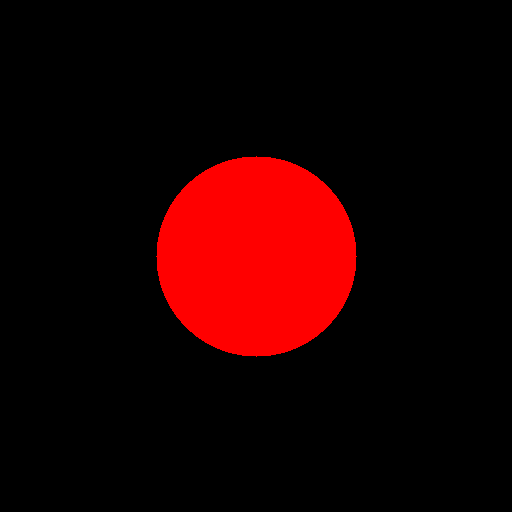
#> input picture samples/before.png, 512 x 512 px
$ python test_extensions.py
#> lines starting #> are read from the running program, lines starting #| are printed output that depends on the picture; after the words box and inside, x2 and y2 are one past the last pixel; in counts of white or black regions, pixels touching at a corner belong together
### image_diff/io.py
"""
image_diff/io.py
画像の読み込み・ペア検証ユーティリティ。

Note:
    - OpenCV は BGR 順で画像を扱う。
    - アルファチャンネルを保持するには cv2.IMREAD_UNCHANGED が必須。
    - 演算前に dtype=uint8 の溢れに注意すること（差分計算は int16/float32 推奨）。

実行: プロジェクトルート (image-diff-poc/) からスクリプト・モジュールを呼び出すこと。
      仮想環境内でカレントディレクトリを見失ったら "cd /path/to/image-diff-poc" で戻れ。
"""

from __future__ import annotations

import os
from typing import Tuple

import cv2
import numpy as np


def load_bgra(path: str) -> np.ndarray:
    """画像を BGRA (4チャンネル, dtype=uint8) で読み込む。

    アルファチャンネルを持たない画像（BGR 3ch 等）の場合は
    alpha=255（完全不透明）のチャンネルを自動付与して返す。

    Args:
        path: 読み込む画像ファイルのパス。

    Returns:
        shape=(H, W, 4), dtype=uint8 の NumPy 配列（チャンネル順: B, G, R, A）。

    Raises:
        FileNotFoundError: ファイルが存在しない場合。
        ValueError: ファイルは存在するが OpenCV が画像として読み込めない場合、
                    または dtype が uint8 でない予期せぬ形式の場合。
    """
#> called with path = 'samples/before.png'
    if not os.path.exists(path):
        raise FileNotFoundError(f"画像ファイルが見つかりません: {path!r}")

    # IMREAD_UNCHANGED: alpha チャンネルをそのまま保持して読み込む。
    # これを省略すると PNG の透明度が失われ 3ch BGR になる（ハマりポイント）。
    img = cv2.imread(path, cv2.IMREAD_UNCHANGED)
#> img is the input picture: shape (512, 512, 4); mean B, G, R, A 0, 0, 30.6, 30.6

    if img is None:
        raise ValueError(
            f"OpenCV が画像を読み込めませんでした（破損 or 非対応フォーマット）: {path!r}"
        )

    # dtype チェック: uint8 以外（例: 16bit PNG）は明示的に拒否
    if img.dtype != np.uint8:
        raise ValueError(
            f"対応外の dtype={img.dtype} です（uint8 のみサポート）: {path!r}"
        )

    # チャンネル数を正規化して BGRA にそろえる
    if img.ndim == 2:
        # グレースケール → BGR に変換してから alpha 付与
        img = cv2.cvtColor(img, cv2.COLOR_GRAY2BGR)

    ch = img.shape[2]
#> call 2 of load_bgra, with path = 'samples/after.png'
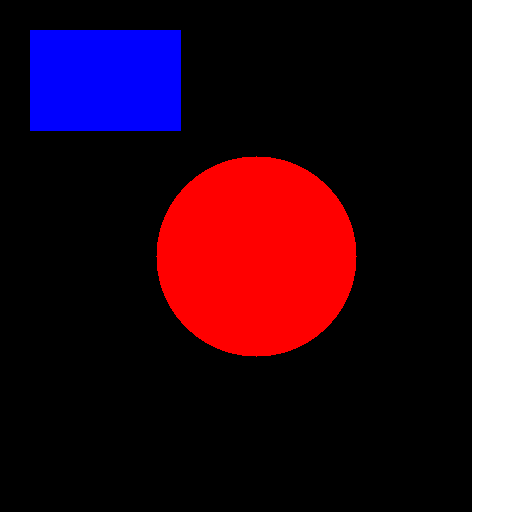
#> input picture samples/after.png, 512 x 512 px
#> in load_bgra, img is the input picture: shape (512, 512, 4); mean B, G, R, A 34.8, 19.9, 50.5, 65.3

    if ch == 3:
        # BGR → BGRA: alpha=255（完全不透明）を付与
        alpha = np.full((img.shape[0], img.shape[1], 1), 255, dtype=np.uint8)
        img = np.concatenate([img, alpha], axis=2)
    elif ch == 4:
        # 既に BGRA: そのまま返す
        pass
    else:
        raise ValueError(
            f"非対応のチャンネル数 ch={ch} です（1/3/4ch のみ対応）: {path!r}"
        )

    return img


def validate_pair(before_path: str, after_path: str) -> Tuple[np.ndarray, np.ndarray]:
    """before / after 画像ペアを読み込み、サイズ一致を検証する。

    両画像を :func:`load_bgra` で読み込んだ後、
    (height, width) が完全一致することを確認する。

    Args:
        before_path: 加工前画像のパス。
        after_path:  加工後画像のパス。

    Returns:
        (before_bgra, after_bgra): いずれも shape=(H, W, 4), dtype=uint8。

    Raises:
        FileNotFoundError: どちらかのファイルが存在しない場合。
        ValueError: 読み込み失敗、または両画像のサイズが一致しない場合。
    """
#> called with before_path = 'samples/before.png', after_path = 'samples/after.png'
    before = load_bgra(before_path)
    after = load_bgra(after_path)

    b_h, b_w = before.shape[:2]
    a_h, a_w = after.shape[:2]

    if (b_h, b_w) != (a_h, a_w):
        raise ValueError(
            f"画像サイズが一致しません。"
            f"before=({b_h}x{b_w}) vs after=({a_h}x{a_w})\n"
            f"  before: {before_path!r}\n"
            f"  after:  {after_path!r}"
        )

    return before, after

### image_diff/diff.py
"""
image_diff/diff.py
GaussianBlur + absdiff + SSIM ベースの差分抽出モジュール。

Note:
    - headless 専用（imshow 禁止）。出力は numpy 配列 + スコアのみ。
    - 透明領域（alpha=0）はマスクで差分から除外する。
    - SSIM が ssim_min 未満の場合でも差分計算は継続するが、
      「大きな構造変化あり」として WARNING を出す。

実行: プロジェクトルート (image-diff-poc/) から呼び出すこと。
"""

from __future__ import annotations

from dataclasses import dataclass
from typing import Tuple

import cv2
import numpy as np
from skimage.metrics import structural_similarity as ssim

from image_diff.io import load_bgra, validate_pair


@dataclass
class DiffResult:
    """extract_diff の返り値をまとめたデータクラス。

    Attributes:
        diff_mask:   差分ピクセルを示す 2値マスク (H, W, dtype=uint8)。
                     差分あり=255、差分なし / 透明領域=0。
        diff_score:  diff_mask 内の「差分ピクセル率」（0.0〜1.0）。
                     有効ピクセル（alpha>0）に占める白ピクセルの割合。
        ssim_score:  SSIM スコア（-1.0〜1.0）。1.0 が完全一致。
    """
    diff_mask: np.ndarray
    diff_score: float
    ssim_score: float


class DiffExtractor:
    """加工前後画像の差分を抽出するクラス。

    前処理として GaussianBlur を適用し、ノイズを除去してから
    absdiff + threshold で差分マスクを生成する。
    SSIM スコアが ssim_min を下回った場合は WARNING を出力する。

    Args:
        thresh:    二値化しきい値（0〜255、デフォルト=10）。
                   値が小さいほど微細な差分も拾う。
        blur_ksize: GaussianBlur のカーネルサイズ（奇数、デフォルト=5）。
                    大きいほど細かいノイズが消える。
        ssim_min:  SSIM がこの値未満のとき「大きな構造変化」と判定し
                   WARNING を出力する（デフォルト=0.98）。
    """

    def __init__(
        self,
        thresh: int = 10,
        blur_ksize: int = 5,
        ssim_min: float = 0.98,
    ) -> None:
        if blur_ksize % 2 == 0:
            raise ValueError(f"blur_ksize は奇数でなければなりません: {blur_ksize}")
        self.thresh = thresh
        self.blur_ksize = blur_ksize
        self.ssim_min = ssim_min

    # ------------------------------------------------------------------
    # 公開 API
    # ------------------------------------------------------------------

    def extract_diff(
        self,
        before_path: str,
        after_path: str,
    ) -> DiffResult:
        """差分マスク・差分スコア・SSIM スコアを返す。

        処理フロー:
            1. load_bgra + validate_pair でペアを読み込む。
            2. RGB チャンネルに GaussianBlur を適用（ノイズ除去）。
            3. SSIM スコアを計算し、ssim_min 未満なら WARNING。
            4. absdiff → GRAY → threshold で diff_mask 生成。
            5. 透明領域（alpha=0）を diff_mask から除外。
            6. 有効ピクセルに占める差分ピクセル率を diff_score として算出。

        Args:
            before_path: 加工前画像のパス。
            after_path:  加工後画像のパス。

        Returns:
            DiffResult(diff_mask, diff_score, ssim_score)。

        Raises:
            FileNotFoundError: いずれかの画像が存在しない場合。
            ValueError: 読み込み失敗またはサイズ不一致の場合。
        """
        # --- Step 1: 読み込み & ペア検証 ---
        before, after = validate_pair(before_path, after_path)

        # --- Step 2: GaussianBlur（RGB のみ、alpha は維持）---
        # alpha チャンネルをノイズ除去の対象から外す
        before_blurred = self._apply_blur(before)
        after_blurred = self._apply_blur(after)

        # --- Step 3: SSIM 計算（グレースケール変換後）---
        ssim_score = self._calc_ssim(before_blurred, after_blurred)
#> in _calc_ssim, `b_gray = cv2.cvtColor(before[:, :, :3], cv2.COLOR_BGR2GRAY)`:
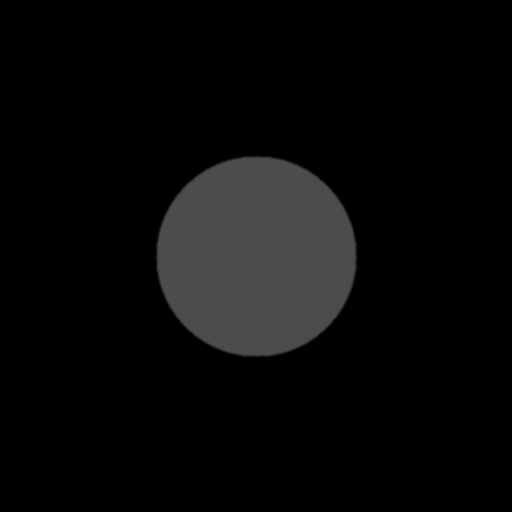
#> b_gray: shape (512, 512); min 0, max 76, mean 9.1
#> in _calc_ssim, `a_gray = cv2.cvtColor(after[:, :, :3], cv2.COLOR_BGR2GRAY)`:
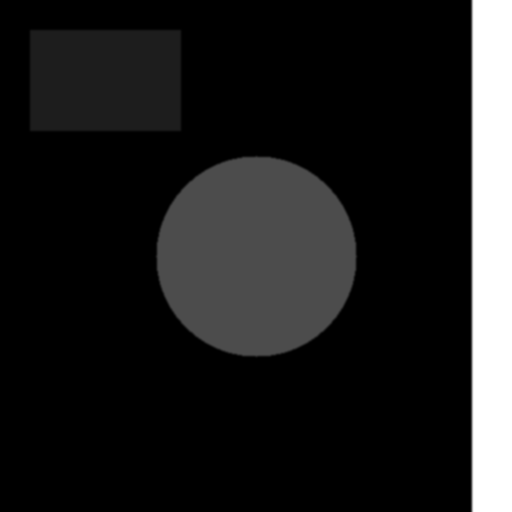
#> a_gray: shape (512, 512); min 0, max 255, mean 30.7
#> in _calc_ssim, `score, _ = ssim(b_gray, a_gray, full=True)`: score = 0.852
#> ssim_score = 0.852
        if ssim_score < self.ssim_min:
            print(
                f"[WARNING] SSIM={ssim_score:.4f} < ssim_min={self.ssim_min:.4f}. "
                "大きな構造変化が検出されました。diff_score は参考値として扱ってください。"
            )
#| [WARNING] SSIM=0.8522 < ssim_min=0.9800. 大きな構造変化が検出されました。diff_score は参考値として扱ってください。

        # --- Step 4: absdiff → GRAY → 二値化で diff_mask 生成 ---
        # uint8 のまま absdiff する（OpenCV が飽和演算で安全に処理する）
        abs_diff = cv2.absdiff(before_blurred[:, :, :3], after_blurred[:, :, :3])
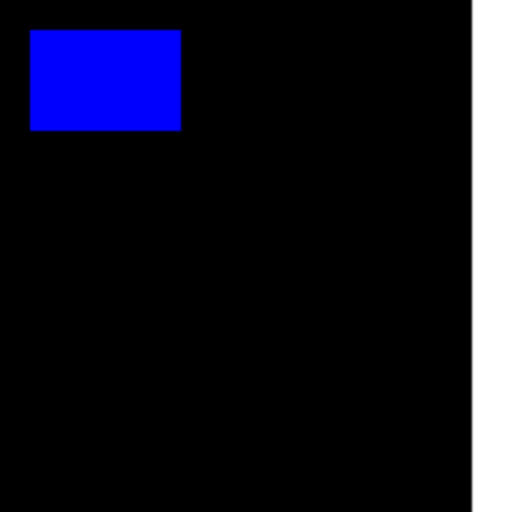
#> abs_diff: shape (512, 512, 3); mean B, G, R 34.8, 19.9, 19.9
        gray_diff = cv2.cvtColor(abs_diff, cv2.COLOR_BGR2GRAY)
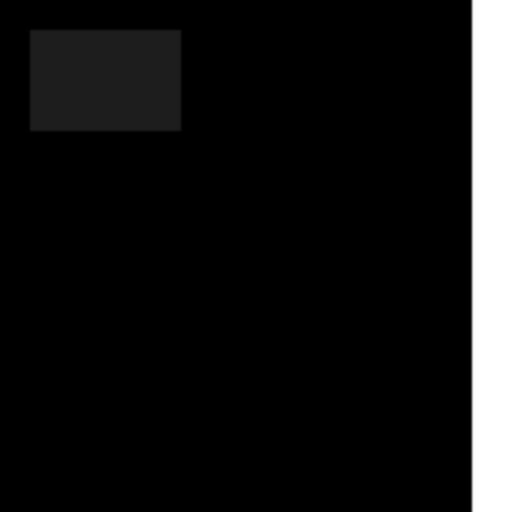
#> gray_diff: shape (512, 512); min 0, max 255, mean 21.6
        _, diff_mask = cv2.threshold(
            gray_diff, self.thresh, 255, cv2.THRESH_BINARY
        )
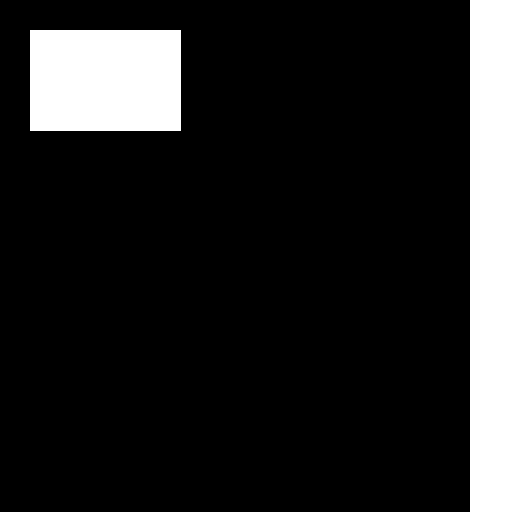
#> diff_mask: shape (512, 512); 14% white; 2 white regions, box (x1, y1, x2, y2) and area: (470, 0, 512, 512) 21504, (30, 30, 181, 131) 15251

        # --- Step 5: 透明領域を除外（両画像のどちらかが alpha=0 ならマスク）---
        # before と after の alpha の論理積: 両方で不透明 (alpha>0) な領域のみ有効
        alpha_valid = self._get_valid_mask(before, after)
        diff_mask = cv2.bitwise_and(diff_mask, alpha_valid)

        # --- Step 6: diff_score 計算（有効ピクセル数に対する差分ピクセル率）---
        diff_score = self._calc_diff_score(diff_mask, alpha_valid)

        return DiffResult(
            diff_mask=diff_mask,
            diff_score=diff_score,
            ssim_score=ssim_score,
        )

    # ------------------------------------------------------------------
    # 内部ヘルパー
    # ------------------------------------------------------------------

    def _apply_blur(self, img: np.ndarray) -> np.ndarray:
        """RGB チャンネルだけに GaussianBlur を適用して BGRA を返す。"""
        blurred = img.copy()
        blurred[:, :, :3] = cv2.GaussianBlur(
            img[:, :, :3],
            (self.blur_ksize, self.blur_ksize),
            0,
        )
        return blurred

    @staticmethod
    def _calc_ssim(before: np.ndarray, after: np.ndarray) -> float:
        """BGRA 画像をグレースケールに変換して SSIM スコアを返す。

        Note:
            SSIM は RGB 情報のみで評価する（alpha は除外）。
            skimage.metrics.structural_similarity を使用。
        """
        b_gray = cv2.cvtColor(before[:, :, :3], cv2.COLOR_BGR2GRAY)
        a_gray = cv2.cvtColor(after[:, :, :3], cv2.COLOR_BGR2GRAY)
        score, _ = ssim(b_gray, a_gray, full=True)
        return float(score)

    @staticmethod
    def _get_valid_mask(before: np.ndarray, after: np.ndarray) -> np.ndarray:
        """どちらか一方でも alpha > 0 な領域を示す 8bit マスクを返す。

        論理 OR を使う理由:
            before で透明（alpha=0）だが after で不透明（白塗りなど）に変化した
            領域も「差分あり」として検出したいため。AND では両方が不透明な交差領域
            だけを対象にしてしまい、透明→不透明の変化を見逃す。

        例: after.png の右端見切れ（白塗り, alpha=255）は before では透明（alpha=0）。
            AND だとこの領域は有効範囲外になり、差分が全消滅する。
        """
        alpha_before = (before[:, :, 3] > 0).astype(np.uint8) * 255
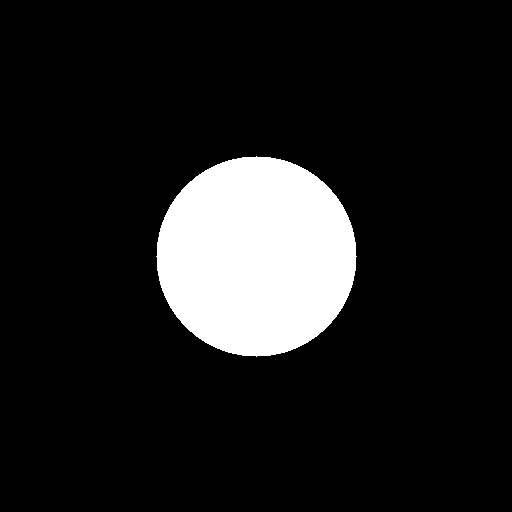
#> alpha_before: shape (512, 512); 12% white; 1 white region, box (x1, y1, x2, y2) and area: (156, 156, 357, 357) 31417
        alpha_after  = (after[:, :, 3]  > 0).astype(np.uint8) * 255
#> alpha_after: shape (512, 512); 25.6% white; 3 white regions, box (x1, y1, x2, y2) and area: (156, 156, 357, 357) 31417, (472, 0, 512, 512) 20480, (30, 30, 181, 131) 15251
        return cv2.bitwise_or(alpha_before, alpha_after)

    @staticmethod
    def _calc_diff_score(
        diff_mask: np.ndarray,
        alpha_valid: np.ndarray,
    ) -> float:
        """有効ピクセルに占める差分ピクセルの割合を返す。

        Args:
            diff_mask:   二値マスク（差分あり=255）。
            alpha_valid: 有効ピクセルマスク（不透明=255）。

        Returns:
            0.0〜1.0 の差分率。有効ピクセルが 0 の場合は 0.0 を返す。
        """
        valid_count = int(np.count_nonzero(alpha_valid))
        if valid_count == 0:
            return 0.0
        diff_count = int(np.count_nonzero(diff_mask))
        return diff_count / valid_count


# ======================================================================
# 拡張チェック機能
# ======================================================================

@dataclass
class AlphaCheckResult:
    """alpha_check の返り値。

    Attributes:
        destroyed_mask:  透明→不透明に変化したピクセルの 2値マスク (H, W, uint8)。
        destroyed_count: 変化ピクセル数。
        blob_count:      connectedComponents で検出した塊（連結成分）の数。
        blobs:           各塊の情報リスト。各要素は dict(label, area, bbox)。
                         bbox は (x, y, w, h)。
        ratio:           有効ピクセル（before の不透明領域）に対する変化率（0.0〜1.0）。
    """
    destroyed_mask:  np.ndarray
    destroyed_count: int
    blob_count:      int
    blobs:           list
    ratio:           float


@dataclass
class ClippingCheckResult:
    """clipping_check の返り値。

    Attributes:
        edge_mask:         画像端に接触している差分ピクセルの 2値マスク。
        edge_touch_ratio:  差分ピクセルのうち端に接触している割合（0.0〜1.0）。
        has_linear_edge:   approxPolyDP で直線的な輪郭が検出されたか。
        clipping_score:    端接触率 × 直線判定フラグ（0.0 or edge_touch_ratio）。
                           1 に近いほど見切れの可能性が高い。
        detail:            診断テキスト。
    """
    edge_mask:        np.ndarray
    edge_touch_ratio: float
    has_linear_edge:  bool
    clipping_score:   float
    detail:           str


def alpha_check(
    before: np.ndarray,
    after:  np.ndarray,
    min_blob_area: int = 9,
) -> AlphaCheckResult:
    """透明→不透明に変化したピクセル（アルファ破壊）を検出する。

    アルファ破壊とは: before では alpha=0（透明）だったピクセルが
    after では alpha>0（不透明）に変化した状態。
    見切れ・合成ミス・レイヤー設定ミスなどで発生する。

    処理フロー:
        1. before/after の alpha チャンネルを比較。
        2. before=0 かつ after>0 なピクセルを検出（destroyed_mask）。
        3. connectedComponentsWithStats で連結成分ラベリング。
        4. area < min_blob_area の微小成分を除外してノイズを抑制。

    Args:
        before:        load_bgra で読んだ BGRA 配列。
        after:         load_bgra で読んだ BGRA 配列。
        min_blob_area: この面積未満の塊はノイズとして無視する（ピクセル数）。

    Returns:
        AlphaCheckResult
    """
    alpha_b = before[:, :, 3]
    alpha_a = after[:, :, 3]

    # 透明→不透明: before=0 かつ after>0
    destroyed = ((alpha_b == 0) & (alpha_a > 0)).astype(np.uint8) * 255

    # connectedComponentsWithStats で塊を計測
    num_labels, labels, stats, _ = cv2.connectedComponentsWithStats(
        destroyed, connectivity=8
    )

    blobs = []
    filtered_mask = np.zeros_like(destroyed)
    for label in range(1, num_labels):  # 0 は背景
        area = int(stats[label, cv2.CC_STAT_AREA])
        if area < min_blob_area:
            continue  # 微小ノイズを除外
        x = int(stats[label, cv2.CC_STAT_LEFT])
        y = int(stats[label, cv2.CC_STAT_TOP])
        w = int(stats[label, cv2.CC_STAT_WIDTH])
        h = int(stats[label, cv2.CC_STAT_HEIGHT])
        blobs.append({"label": label, "area": area, "bbox": (x, y, w, h)})
        filtered_mask[labels == label] = 255

    # 変化率: before OR after の有効ピクセル数を分母（ratio∈[0,1]を保証）
    # before 限定だと after 側で広く不透明化した場合に ratio>1.0 になるため OR を使う
    valid_total = int(np.count_nonzero((alpha_b > 0) | (alpha_a > 0)))
    ratio = int(np.count_nonzero(filtered_mask)) / valid_total if valid_total > 0 else 0.0

    return AlphaCheckResult(
        destroyed_mask=filtered_mask,
        destroyed_count=int(np.count_nonzero(filtered_mask)),
        blob_count=len(blobs),
        blobs=blobs,
        ratio=ratio,
    )


def clipping_check(
    diff_mask:        np.ndarray,
    edge_width:       int   = 5,
    linearity_thresh: float = 0.02,
) -> ClippingCheckResult:
    """画像端に接触する差分領域（見切れ）を検出する。

    見切れとは: 加工後に画像のコンテンツが端で途切れた状態。
    特徴:
        ① 差分ピクセルが画像の端（上下左右 edge_width px 内）に接触している。
        ② 端付近の差分輪郭が直線的（approxPolyDP による多角形近似で点数が少ない）。

    処理フロー:
        1. diff_mask から端 edge_width px のストリップを抽出。
        2. 差分ピクセルが端に接触している割合（edge_touch_ratio）を計算。
        3. 差分輪郭を approxPolyDP で近似し、4頂点以下なら「直線的」と判定。
        4. clipping_score = edge_touch_ratio × has_linear_edge。

    Args:
        diff_mask:        DiffExtractor の diff_mask (H, W, uint8)。
        edge_width:       端と判定するピクセル幅（デフォルト=5）。
        linearity_thresh: approxPolyDP の epsilon 係数。
                          大きいほど近似が粗くなる（デフォルト=0.02）。

    Returns:
        ClippingCheckResult
    """
    H, W = diff_mask.shape[:2]

    # --- ① 端ストリップマスク作成 ---
    edge_mask = np.zeros_like(diff_mask)
    edge_mask[:edge_width, :]  = 255  # 上
    edge_mask[-edge_width:, :] = 255  # 下
    edge_mask[:, :edge_width]  = 255  # 左
    edge_mask[:, -edge_width:] = 255  # 右

    # 差分ピクセルのうち端に接触しているもの
    touch = cv2.bitwise_and(diff_mask, edge_mask)
    diff_total   = int(np.count_nonzero(diff_mask))
    touch_count  = int(np.count_nonzero(touch))
    edge_touch_ratio = touch_count / diff_total if diff_total > 0 else 0.0

    # --- ② approxPolyDP で直線判定 ---
    contours, _ = cv2.findContours(
        diff_mask, cv2.RETR_EXTERNAL, cv2.CHAIN_APPROX_SIMPLE
    )
    has_linear_edge = False
    for cnt in contours:
        perimeter = cv2.arcLength(cnt, closed=True)
        if perimeter == 0:
            continue
        approx = cv2.approxPolyDP(cnt, linearity_thresh * perimeter, closed=True)
        # 4頂点以下 = 直線的な多角形（矩形や直線）と判定
        if len(approx) <= 4:
            has_linear_edge = True
            break

    # --- ③ clipping_score ---
    clipping_score = edge_touch_ratio if has_linear_edge else 0.0

    # 診断テキスト
    parts = []
    parts.append(f"edge_touch_ratio={edge_touch_ratio:.4f}")
    parts.append(f"has_linear_edge={has_linear_edge}")
    parts.append(f"clipping_score={clipping_score:.4f}")
    if clipping_score > 0.3:
        parts.append("→ 高確率で見切れあり")
    elif clipping_score > 0.05:
        parts.append("→ 端付近に差分あり（要確認）")
    else:
        parts.append("→ 見切れの兆候なし")
    detail = ", ".join(parts)

    return ClippingCheckResult(
        edge_mask=touch,
        edge_touch_ratio=edge_touch_ratio,
        has_linear_edge=has_linear_edge,
        clipping_score=clipping_score,
        detail=detail,
    )

### test_extensions.py
"""
test_extensions.py
alpha_check / clipping_check の動作検証スクリプト。
実行: python test_extensions.py  (プロジェクトルート image-diff-poc/ から)
"""

import os
import sys
import numpy as np
import cv2

from image_diff.io import load_bgra
from image_diff.diff import (
    DiffExtractor,
    alpha_check,  AlphaCheckResult,
    clipping_check, ClippingCheckResult,
)

BEFORE = "samples/before.png"
AFTER  = "samples/after.png"
OUT    = "output"
os.makedirs(OUT, exist_ok=True)


def ok(msg: str) -> None:
    print(f"  [OK] {msg}")


def fail(msg: str) -> None:
    print(f"  [FAIL] {msg}")
    sys.exit(1)


before = load_bgra(BEFORE)
after  = load_bgra(AFTER)
extractor = DiffExtractor(thresh=10, blur_ksize=5, ssim_min=0.98)
diff_result = extractor.extract_diff(BEFORE, AFTER)
#> (the rest of the program and of its run is left out)
